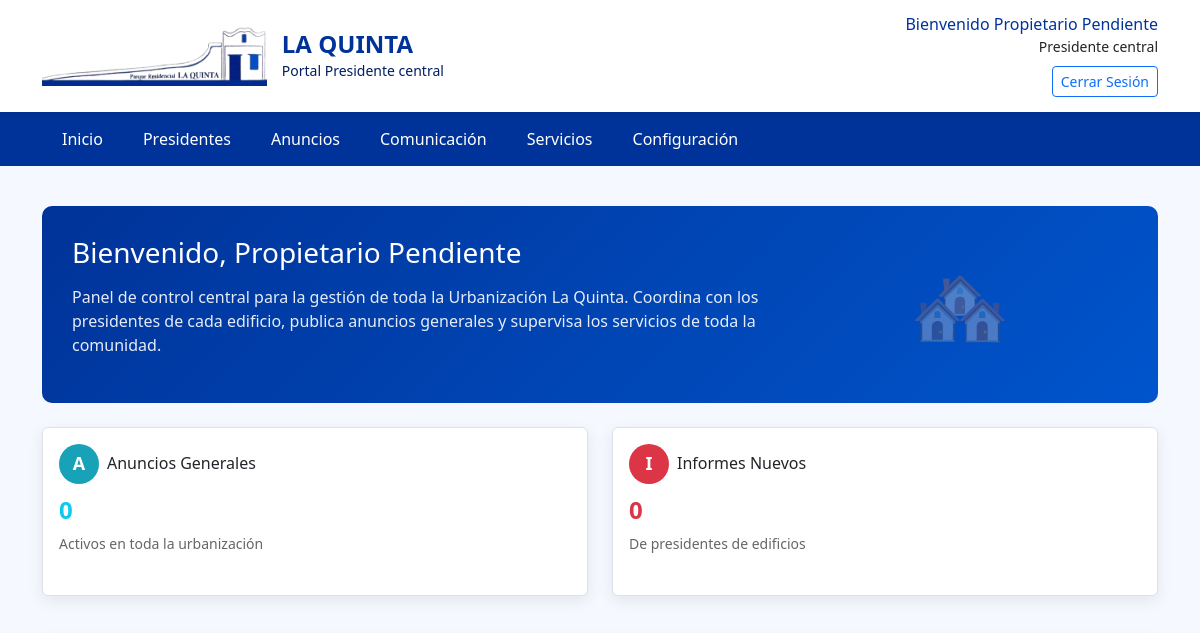
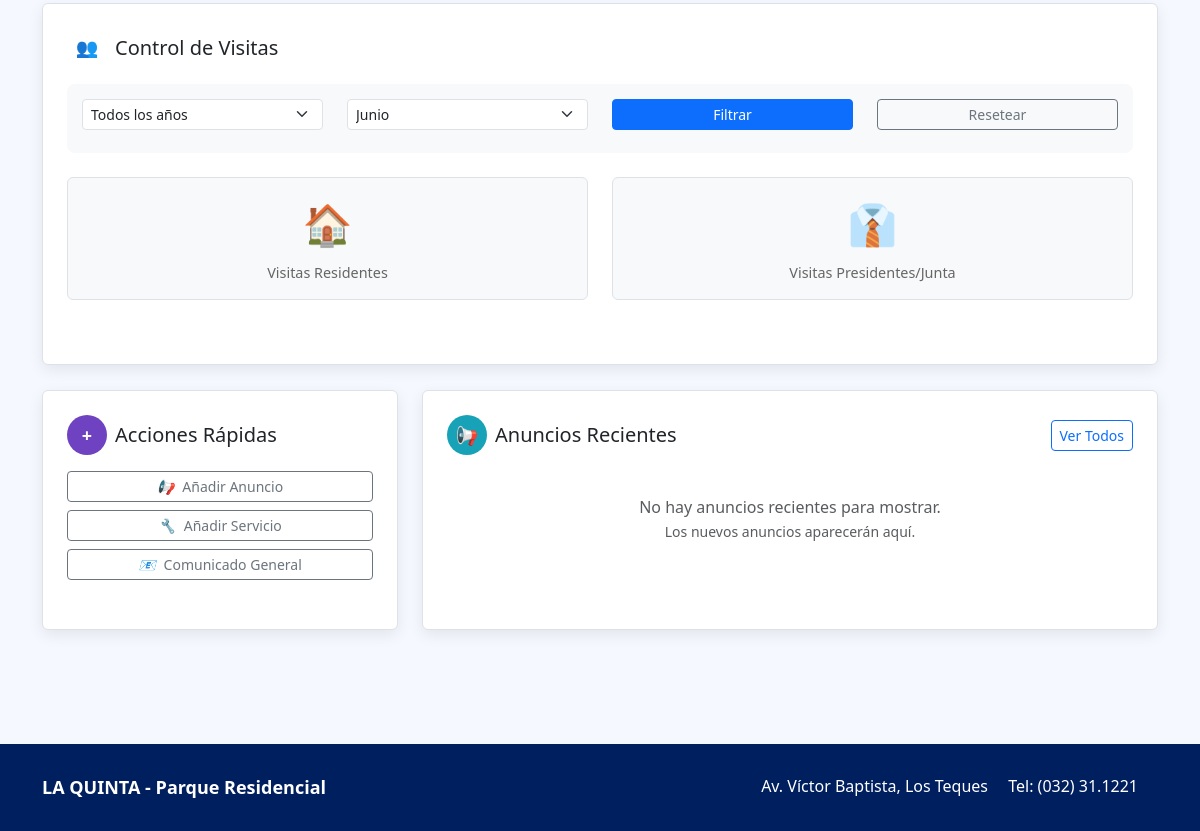
Before: /Vista/p_central/P_inicio.php (signed in) with the older database file (2 pictures, top to bottom).
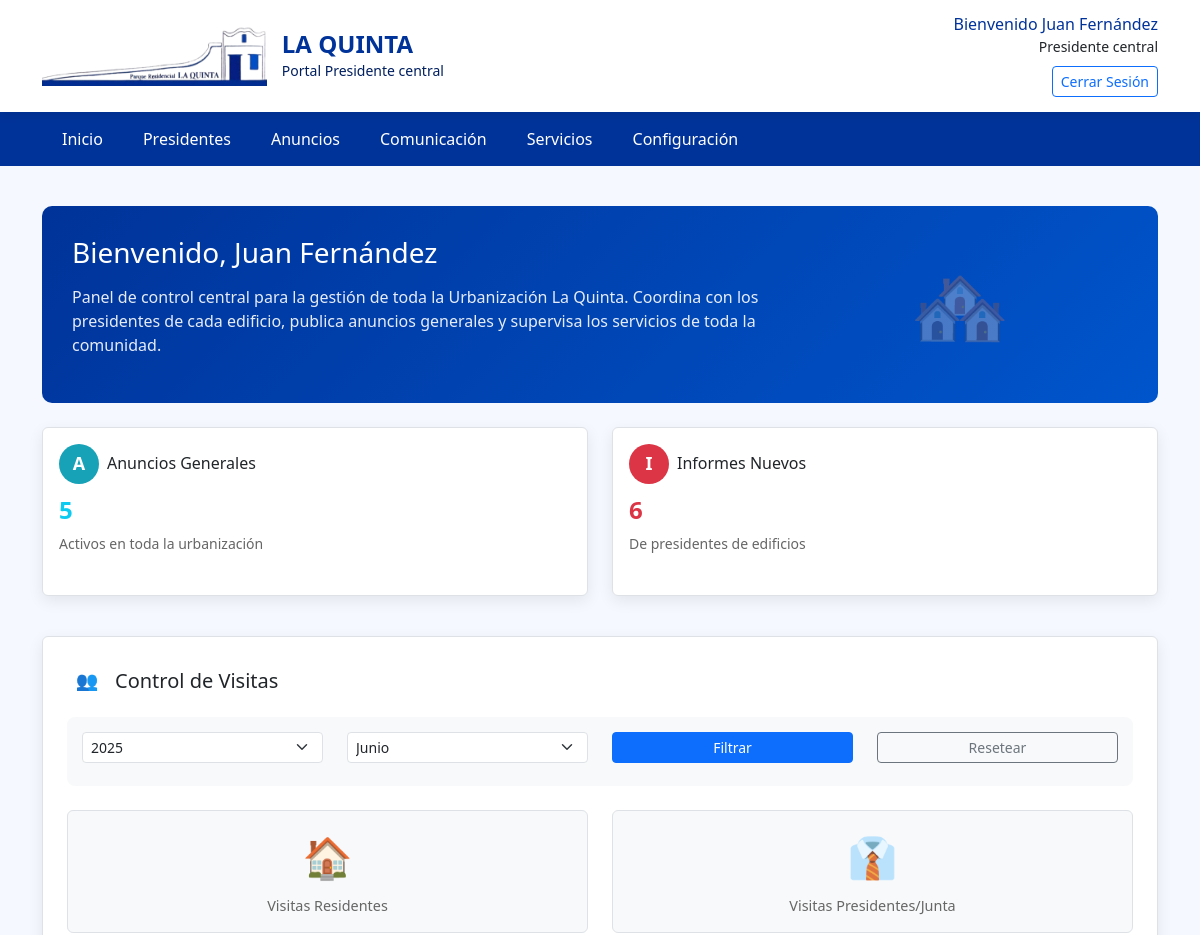
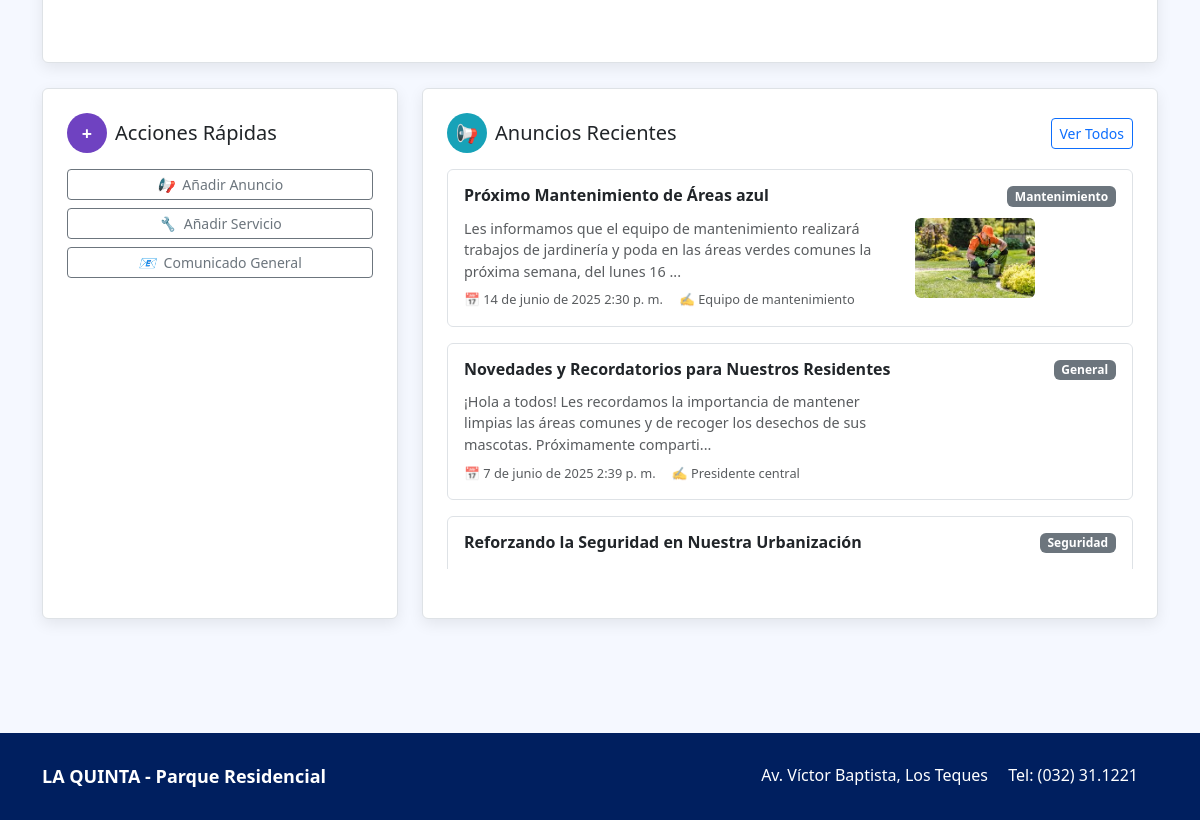
After: the same page with the newer database file (2 pictures, top to bottom).
### tables this page shows
CREATE TABLE `anunciosg` (
  `Id` int(11) NOT NULL,
  `Titulo` varchar(255) NOT NULL,
  `Descripcion` text NOT NULL,
  `Autor` varchar(255) NOT NULL,
  `Categoria` enum('General','Mantenimiento','Seguridad','Eventos','Urgente') NOT NULL,
  `Imagen` varchar(500) DEFAULT NULL,
  `Fecha` datetime NOT NULL
);

### Controlador/funciones/contaranuncios.php (called while the page is built, shortened)
<?php
function contarAnuncios($conexion) {
    $sql = "SELECT COUNT(*) as total FROM anunciosg";
    $resultado = $conexion->query($sql);
    if ($resultado) {
        $fila = $resultado->fetch_assoc();
        return (int)$fila['total'];
    }
    return 0;
}
?>

### Controlador/funciones/contarnuevosinformes.php (called while the page is built, shortened)
<?php
$fechaUltimoLogin = $_SESSION['ultimo_login'] ?? null;
if ($fechaUltimoLogin) {
    $stmtInformes = $conexion->prepare("SELECT COUNT(*) as total FROM informes WHERE fecha_creacion > ?");
    $stmtInformes->bind_param("s", $fechaUltimoLogin);
    $stmtInformes->execute();
    $resInformes = $stmtInformes->get_result();
    if ($rowInformes = $resInformes->fetch_assoc()) {
        $nuevosInformes = $rowInformes['total'];
    }
    $stmtInformes->close();
} else {
    $stmtInformes = $conexion->prepare("SELECT COUNT(*) as total FROM informes");
    $stmtInformes->execute();
    $resInformes = $stmtInformes->get_result();
    if ($rowInformes = $resInformes->fetch_assoc()) {
        $nuevosInformes = $rowInformes['total'];
    }
}
?>

### Controlador/funciones/Mostrarfecha.php (called while the page is built, shortened)
<?php
function formatearFechaHoraLegible(string $fecha_hora): string
{
    $meses_espanol = [
        'January'   => 'enero',
        'February'  => 'febrero',
        'March'     => 'marzo',
        'April'     => 'abril',
        'May'       => 'mayo',
        'June'      => 'junio',
        'July'      => 'julio',
        'August'    => 'agosto',
        'September' => 'septiembre',
        'October'   => 'octubre',
        'November'  => 'noviembre',
        'December'  => 'diciembre'
    ];
    try {
        $fecha_obj = new DateTime($fecha_hora);
        $dia         = $fecha_obj->format('j');
        $mes_ingles  = $fecha_obj->format('F');
        $mes_espanol = $meses_espanol[$mes_ingles] ?? $mes_ingles;
        $año         = $fecha_obj->format('Y');
        $hora        = $fecha_obj->format('g:i');
        $ampm        = strtolower($fecha_obj->format('A')) === 'am' ? 'a. m.' : 'p. m.';
        $fecha_formateada = "$dia de $mes_espanol de $año $hora $ampm";
        return $fecha_formateada;
    } catch (Exception $e) {
        error_log("Error al formatear fecha y hora: " . $e->getMessage());
        return "Fecha y hora inválida";
    }
}

### Controlador/funciones/mostraranunciosrecientes.php (the view, shortened to what the changed rows need)
<?php
$query = "SELECT Id, Titulo, Descripcion, Autor, Categoria, Imagen, Fecha
          FROM anunciosg
          ORDER BY Fecha DESC
          LIMIT 3";
$stmt = $conexion->prepare($query);
$stmt->execute();
$result = $stmt->get_result();
include 'Mostrarfecha.php';
if ($result->num_rows === 0) {
    echo '<div class="text-center text-muted py-4">';
    echo '<p class="mb-0">No hay anuncios recientes para mostrar.</p>';
    echo '<small>Los nuevos anuncios aparecerán aquí.</small>';
    echo '</div>';
} else {
    while ($row = $result->fetch_assoc()) {
        echo '<div class="announcement-card mb-3 p-3 border rounded" id="anuncio-' . $row['Id'] . '">';
            echo '<div class="announcement-header d-flex justify-content-between align-items-start mb-2">';
                echo '<h6 class="announcement-title mb-1 fw-semibold">' . htmlspecialchars($row['Titulo']) . '</h6>';
                echo '<span class="badge bg-secondary text-white">' . htmlspecialchars($row['Categoria']) . '</span>';
            echo '</div>';
            echo '<div class="announcement-body">';
                echo '<div class="row">';
                    echo '<div class="col-md-8">';
                        echo '<div class="announcement-content text-muted mb-2" style="font-size: 0.9rem;">';
                            $descripcion = htmlspecialchars($row['Descripcion']);
                            if (strlen($descripcion) > 150) {
                                $descripcion = substr($descripcion, 0, 150) . '...';
                            }
                            echo nl2br($descripcion);
                        echo '</div>';
                        echo '<div class="announcement-meta d-flex gap-3" style="font-size: 0.8rem;">';
                            echo '<span class="text-muted">📅 ' . formatearFechaHoraLegible($row['Fecha']) . '</span>';
                            echo '<span class="text-muted">✍️ ' . htmlspecialchars($row['Autor']) . '</span>';
                        echo '</div>';
                    echo '</div>';
                    if (!empty($row['Imagen'])) {
                        echo '<div class="col-md-4">';
                            echo '<div class="announcement-image text-end">';
                                echo '<img src="' . htmlspecialchars($row['Imagen']) . '" alt="Imagen del anuncio" class="img-fluid rounded" style="max-height: 80px; object-fit: cover;">';
                            echo '</div>';
                        echo '</div>';
                    }
                echo '</div>';
            echo '</div>';
        echo '</div>';
    }
}
?>

### Vista/p_central/P_inicio.php (shortened to what the changed rows need)
<?php
include '../../Controlador/conexion_bd_login.php';
?>
<!DOCTYPE html>
<html lang="es">
<head>
    <link href="https://cdnjs.cloudflare.com/ajax/libs/bootstrap/5.3.0/css/bootstrap.min.css" rel="stylesheet" >
    <link rel="stylesheet" href="../css/P_inicio.css" />
</head>
<body>
    <header class="main-header">
        <div class="container">
            <div class="row align-items-center d-none d-md-flex">
                <div class="col-md-6">
                    <div class="logo-section">
                        <div class="logo-text">
                            <h1>LA QUINTA</h1>
                        </div>
                    </div>
                </div>
                <div class="col-md-6">
                    <div class="user-info">
                        <h5>Bienvenido <?php   echo $_SESSION['nombre_completo']; ?> </h5>
                        <small>Presidente central</small>
                        <div class="mt-2">
                            <a href="../../Controlador/funciones/logout.php" class="btn btn-outline-primary btn-sm">
                            </a>
                        </div>
                    </div>
                </div>
            </div>
        </div>
    </header>
    <main class="main-content mb-5">
        <div class="container">
            <div class="welcome-section mb-4">
                <div class="row align-items-center">
                    <div class="col-md-8">
                        <h2>Bienvenido, <?php echo $_SESSION["nombre_completo"]; ?></h2>
                        <p>Panel de control central para la gestión de toda la Urbanización La Quinta. Coordina con los presidentes de cada edificio, publica anuncios generales y supervisa los servicios de toda la comunidad.</p>
                    </div>
                </div>
            </div>
            <div class="row mb-4">
                <div class="col-md-6 mb-3">
                    <div class="dashboard-card p-3 border rounded h-100">
                        <div class="d-flex align-items-center mb-2">
                            <div class="card-indicator indicator-anuncios me-2">A</div>
                            <span class="card-title h6 mb-0">Anuncios Generales</span>
                        </div>
                        <div class="stat-number text-info fs-4">
                            <?php
                            include '../../Controlador/funciones/contaranuncios.php';
                            echo contarAnuncios($conexion);
                            ?>
                        </div>
                        <div class="stat-label">Activos en toda la urbanización</div>
                    </div>
                </div>
                <div class="col-md-6 mb-3">
                    <div class="dashboard-card p-3 border rounded h-100">
                        <div class="d-flex align-items-center mb-2">
                            <div class="card-indicator indicator-comunicacion me-2">I</div>
                            <span class="card-title h6 mb-0">Informes Nuevos</span>
                        </div>
                        <div class="stat-number text-danger fs-4">
                            <?php include '../../Controlador/funciones/contarnuevosinformes.php'; echo $nuevosInformes; ?>
                        </div>
                        <div class="stat-label">De presidentes de edificios</div>
                    </div>
                </div>
            </div>
            <div class="visits-section mb-4">
                <div class="dashboard-card p-4 border rounded">
                    <div class="visits-filters mb-4">
                        <div class="row">
                            <div class="col-md-3 col-sm-6 mb-2">
    <?php
$currentYear = date('Y');
$query = "SELECT DISTINCT YEAR(fecha) AS year FROM visitas ORDER BY year DESC";
$result = $conexion->query($query);
$years = [];
if ($result) {
    while ($row = $result->fetch_assoc()) {
        $years[] = $row['year'];
    }
}
$selectedYear = $_POST['year'] ?? $currentYear;
?>
<select id="yearFilter" class="form-select form-select-sm">
    <option value="Todoslosaños" <?= ($selectedYear === 'Todoslosaños') ? 'selected' : '' ?>>Todos los años</option>
    <?php
    foreach ($years as $year) {
        $selected = ($year == $selectedYear) ? 'selected' : '';
        echo "<option value='$year' $selected>$year</option>";
    }
    ?>
</select>
</div>
                        </div>
                    </div>
                </div>
            </div>
            <div class="row">
                <div class="col-lg-8 mb-4">
                    <div class="dashboard-card p-4 border rounded h-100">
                        <div id="announcementsList" class="announcements-container" style="max-height: 400px; overflow-y: auto;">
                            <?php include '../../Controlador/funciones/mostraranunciosrecientes.php'; ?>
                        </div>
                    </div>
                </div>
            </div>
        </div>
    </main>
</body>
</html>

Changed rows visible on the page:
added anunciosg: Titulo "Próximo Mantenimiento de Áreas azul", Categoria "Mantenimiento", Descripcion "Les informamos que el equipo de mantenimiento realizará trabajos de jardinería y poda en las áreas verdes comunes la próxima semana, del lunes 16 ...", Fecha "14 de junio de 2025 2:30 p. m.", Autor "Equipo de mantenimiento", Imagen (picture)
added anunciosg: Titulo "Novedades y Recordatorios para Nuestros Residentes", Categoria "General", Descripcion "¡Hola a todos! Les recordamos la importancia de mantener limpias las áreas comunes y de recoger los desechos de sus mascotas. Próximamente comparti...", Fecha "7 de junio de 2025 2:39 p. m.", Autor "Presidente central"
added anunciosg: Titulo "Reforzando la Seguridad en Nuestra Urbanización", Categoria "Seguridad"
Other visible differences:
$_SESSION['nombre_completo']: "Propietario Pendiente" → "Juan Fernández"
$_SESSION["nombre_completo"]: "Propietario Pendiente" → "Juan Fernández"
contarAnuncios($conexion): "0" → "5"
$nuevosInformes: "0" → "6"
form field value: "Todos los años" → "2025"
text no longer shown: "No hay anuncios recientes para mostrar. Los nuevos anuncios aparecerán aquí."
